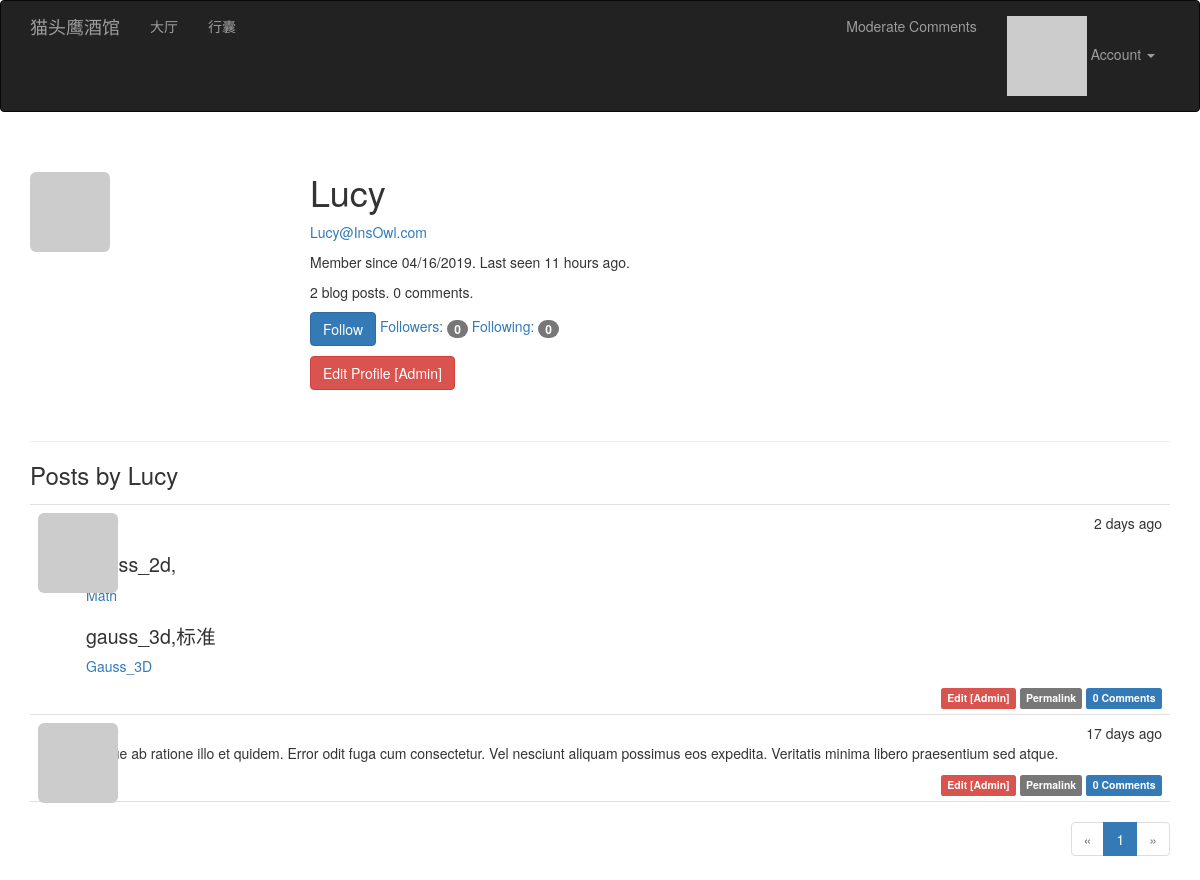
/user/Lucy (signed in), run on the app's committed database.
### app/models.py (models this page shows, shortened)
class User(UserMixin, db.Model):
    __tablename__ = 'users'
    id = db.Column(db.Integer, primary_key=True)
    email = db.Column(db.String(64), unique=True, index=True)
    username = db.Column(db.String(64), unique=True, index=True)
    role_id = db.Column(db.Integer, db.ForeignKey('roles.id'))
    password_hash = db.Column(db.String(128))
    confirmed = db.Column(db.Boolean, default=True)
    name = db.Column(db.String(64))
    location = db.Column(db.String(64))
    about_me = db.Column(db.Text())
    member_since = db.Column(db.DateTime(), default=datetime.utcnow)
    last_seen = db.Column(db.DateTime(), default=datetime.utcnow)
    avatar_hash = db.Column(db.String(32))
    posts = db.relationship('Post', backref='author', lazy='dynamic')
    followed = db.relationship('Follow',
                               foreign_keys=[Follow.follower_id],
                               backref=db.backref('follower', lazy='joined'),
                               lazy='dynamic',
                               cascade='all, delete-orphan')
    followers = db.relationship('Follow',
                                foreign_keys=[Follow.followed_id],
                                backref=db.backref('followed', lazy='joined'),
                                lazy='dynamic',
                                cascade='all, delete-orphan')
    comments = db.relationship('Comment', backref='author', lazy='dynamic')
    @property
    def password(self):
        raise AttributeError('password is not a readable attribute')
    def can(self, perm):
        return self.role is not None and self.role.has_permission(perm)
    def is_administrator(self):
        return self.can(Permission.ADMIN)
    def ping(self):
        self.last_seen = datetime.utcnow()
        db.session.add(self)
        db.session.commit()
    def gravatar(self, size=100, default='identicon', rating='g'):
        url = 'https://secure.gravatar.com/avatar'
        hash = self.avatar_hash or self.gravatar_hash()
        return '{url}/{hash}?s={size}&d={default}&r={rating}'.format(
            url=url, hash=hash, size=size, default=default, rating=rating)
    def is_following(self, user):
        if user.id is None:
            return False
        return self.followed.filter_by(
            followed_id=user.id).first() is not None

class Post(db.Model):
    __tablename__ = 'posts'
    id = db.Column(db.Integer, primary_key=True)
    body = db.Column(db.Text)
    body_html = db.Column(db.Text)
    timestamp = db.Column(db.DateTime, index=True, default=datetime.utcnow)
    author_id = db.Column(db.Integer, db.ForeignKey('users.id'))
    comments = db.relationship('Comment', backref='post', lazy='dynamic')

### app/main/views.py (the view)
@main.route('/user/<username>')
def user(username):
    user = User.query.filter_by(username=username).first_or_404()
    page = request.args.get('page', 1, type=int)
    pagination = user.posts.order_by(Post.timestamp.desc()).paginate(
        page, per_page=current_app.config['FLASKY_POSTS_PER_PAGE'],
        error_out=False)
    posts = pagination.items
    return render_template('user.html', user=user, posts=posts,
                           pagination=pagination)

### app/auth/views.py (called while the page is built)
@auth.before_app_request
def before_request():
    if current_user.is_authenticated:
        current_user.ping()
        if not current_user.confirmed \
                and request.endpoint \
                and request.blueprint != 'auth' \
                and request.endpoint != 'static':
            return redirect(url_for('auth.unconfirmed'))

### app/main/__init__.py (called while the page is built)
@main.app_context_processor
def inject_permissions():
    return dict(Permission=Permission)

### app/main/views.py (called while the page is built)
@main.after_app_request
def after_request(response):
    for query in get_debug_queries():
        if query.duration >= current_app.config['FLASKY_SLOW_DB_QUERY_TIME']:
            current_app.logger.warning(
                'Slow query: %s\nParameters: %s\nDuration: %fs\nContext: %s\n'
                % (query.statement, query.parameters, query.duration,
                   query.context))
    return response

### app/models.py (called while the page is built)
@login_manager.user_loader
def load_user(user_id):
    return User.query.get(int(user_id))

    def has_permission(self, perm):
        return self.permissions & perm == perm

### app/templates/user.html (shortened to what this page needs)
{% extends "base.html" %}
{% import "_macros.html" as macros %}
{% block page_content %}
<div class="page-header">
    <img class="img-rounded profile-thumbnail" src="{{ user.gravatar(size=256) }}">
    <div class="profile-header">
        <h1>{{ user.username }}</h1>
        {% if current_user.is_administrator() %}
        <p><a href="mailto:{{ user.email }}">{{ user.email }}</a></p>
        {% endif %}
        <p>Member since {{ moment(user.member_since).format('L') }}. Last seen {{ moment(user.last_seen).fromNow() }}.</p>
        <p>{{ user.posts.count() }} blog posts. {{ user.comments.count() }} comments.</p>
        <p>
            {% if current_user.can(Permission.FOLLOW) and user != current_user %}
                {% if not current_user.is_following(user) %}
                <a href="{{ url_for('.follow', username=user.username) }}" class="btn btn-primary">Follow</a>
                {% else %}
                <a href="{{ url_for('.unfollow', username=user.username) }}" class="btn btn-default">Unfollow</a>
                {% endif %}
            {% endif %}
            <a href="{{ url_for('.followers', username=user.username) }}">Followers: <span class="badge">{{ user.followers.count() - 1 }}</span></a>
            <a href="{{ url_for('.followed_by', username=user.username) }}">Following: <span class="badge">{{ user.followed.count() - 1 }}</span></a>
        </p>
        <p>
            {% if current_user.is_administrator() %}
            <a class="btn btn-danger" href="{{ url_for('.edit_profile_admin', id=user.id) }}">Edit Profile [Admin]</a>
            {% endif %}
        </p>
    </div>
</div>
<h3>Posts by {{ user.username }}</h3>
{% include '_posts.html' %}
{% if pagination %}
<div class="pagination">
    {{ macros.pagination_widget(pagination, '.user', username=user.username) }}
</div>
{% endif %}
{% endblock %}

### app/templates/base.html (shortened to what this page needs)
{% extends "bootstrap/base.html" %}
{% block head %}
{{ super() }}
<link rel="stylesheet" type="text/css" href="{{ url_for('static', filename='styles.css') }}">
{% endblock %}
{% block navbar %}
<div class="navbar navbar-inverse" role="navigation">
    <div class="container">
        <div class="navbar-header">
            <a class="navbar-brand" href="{{ url_for('main.index') }}">猫头鹰酒馆</a>
        </div>
        <div class="navbar-collapse collapse">
            <ul class="nav navbar-nav">
                <li><a href="{{ url_for('main.index') }}">大厅</a></li>
                {% if current_user.is_authenticated %}
                <li><a href="{{ url_for('main.user', username=current_user.username) }}">行囊</a></li>
                {% endif %}
            </ul>
            <ul class="nav navbar-nav navbar-right">
                {% if current_user.can(Permission.MODERATE) %}
                <li><a href="{{ url_for('main.moderate') }}">Moderate Comments</a></li>
                {% endif %}
                {% if current_user.is_authenticated %}
                <li class="dropdown">
                    <a href="#" class="dropdown-toggle" data-toggle="dropdown">
                        <img src="{{ current_user.gravatar(size=18) }}">
                        Account <b class="caret"></b>
                    </a>
                </li>
                {% else %}
                <li><a href="{{ url_for('auth.login') }}">登入</a></li>
                {% endif %}
            </ul>
        </div>
    </div>
</div>
{% endblock %}
{% block content %}
<div class="container">
    {% block page_content %}{% endblock %}
</div>
{% endblock %}

### app/templates/_macros.html
{% macro pagination_widget(pagination, endpoint, fragment='') %}
<ul class="pagination">
    <li{% if not pagination.has_prev %} class="disabled"{% endif %}>
        <a href="{% if pagination.has_prev %}{{ url_for(endpoint, page=pagination.prev_num, **kwargs) }}{{ fragment }}{% else %}#{% endif %}">
            &laquo;
        </a>
    </li>
    {% for p in pagination.iter_pages() %}
        {% if p %}
            {% if p == pagination.page %}
            <li class="active">
                <a href="{{ url_for(endpoint, page = p, **kwargs) }}{{ fragment }}">{{ p }}</a>
            </li>
            {% else %}
            <li>
                <a href="{{ url_for(endpoint, page = p, **kwargs) }}{{ fragment }}">{{ p }}</a>
            </li>
            {% endif %}
        {% else %}
        <li class="disabled"><a href="#">&hellip;</a></li>
        {% endif %}
    {% endfor %}
    <li{% if not pagination.has_next %} class="disabled"{% endif %}>
        <a href="{% if pagination.has_next %}{{ url_for(endpoint, page=pagination.next_num, **kwargs) }}{{ fragment }}{% else %}#{% endif %}">
            &raquo;
        </a>
    </li>
</ul>
{% endmacro %}

### app/templates/_posts.html
<ul class="posts">
    {% for post in posts %}
    <li class="post">
        <div class="post-thumbnail">
            <a href="{{ url_for('.user', username=post.author.username) }}">
                <img class="img-rounded profile-thumbnail" src="{{ post.author.gravatar(size=40) }}">
            </a>
        </div>
        <div class="post-content">
            <div class="post-date">{{ moment(post.timestamp).fromNow() }}</div>
            <div class="post-author"><a href="{{ url_for('.user', username=post.author.username) }}">{{ post.author.username }}</a></div>
            <div class="post-body">
                {% if post.body_html %}
                    {{ post.body_html | safe }}
                {% else %}
                    {{ post.body }}
                {% endif %}
            </div>
            <div class="post-footer">
                {% if current_user == post.author %}
                <a href="{{ url_for('.edit', id=post.id) }}">
                    <span class="label label-primary">Edit</span>
                </a>
                {% elif current_user.is_administrator() %}
                <a href="{{ url_for('.edit', id=post.id) }}">
                    <span class="label label-danger">Edit [Admin]</span>
                </a>
                {% endif %}
                <a href="{{ url_for('.post', id=post.id) }}">
                    <span class="label label-default">Permalink</span>
                </a>
                <a href="{{ url_for('.post', id=post.id) }}#comments">
                    <span class="label label-primary">{{ post.comments.count() }} Comments</span>
                </a>
            </div>
        </div>
    </li>
    {% endfor %}
</ul>

### app/templates/static/styles.css (style rules this page uses)
.profile-thumbnail { position: absolute; }
.profile-header { min-height: 260px; margin-left: 280px; }
ul.posts { list-style-type: none; padding: 0px; margin: 16px 0px 0px 0px; border-top: 1px solid #e0e0e0; }
ul.posts li.post { padding: 8px; border-bottom: 1px solid #e0e0e0; }
div.post-date { float: right; }
div.post-author { font-weight: bold; }
div.post-thumbnail { position: absolute; }
div.post-content { margin-left: 48px; min-height: 48px; }
div.post-footer { text-align: right; }
div.pagination { width: 100%; text-align: right; padding: 0px; margin: 0px; }
.post-body h1 { font-size: 140%; }

### data on the page
User: username "Lucy", email "Lucy@InsOwl.com", member_since "04/16/2019", last_seen "11 hours ago"
Post: timestamp "2 days ago", body_html "gauss_2d, Math gauss_3d,标准 Gauss_3D", comments.count "0"
Post: timestamp "17 days ago", body_html "Neque ab ratione illo et quidem. Error odit fuga cum consectetur. Vel nesciunt aliquam possimus eos expedita. Veritatis minima libero praesentium sed atque.", comments.count "0"

### other printed values
{{ user.posts.count() }} "2"
{{ user.comments.count() }} "0"
{{ user.followers.count() - 1 }} "0"
{{ user.followed.count() - 1 }} "0"
{{ p }} "1"
